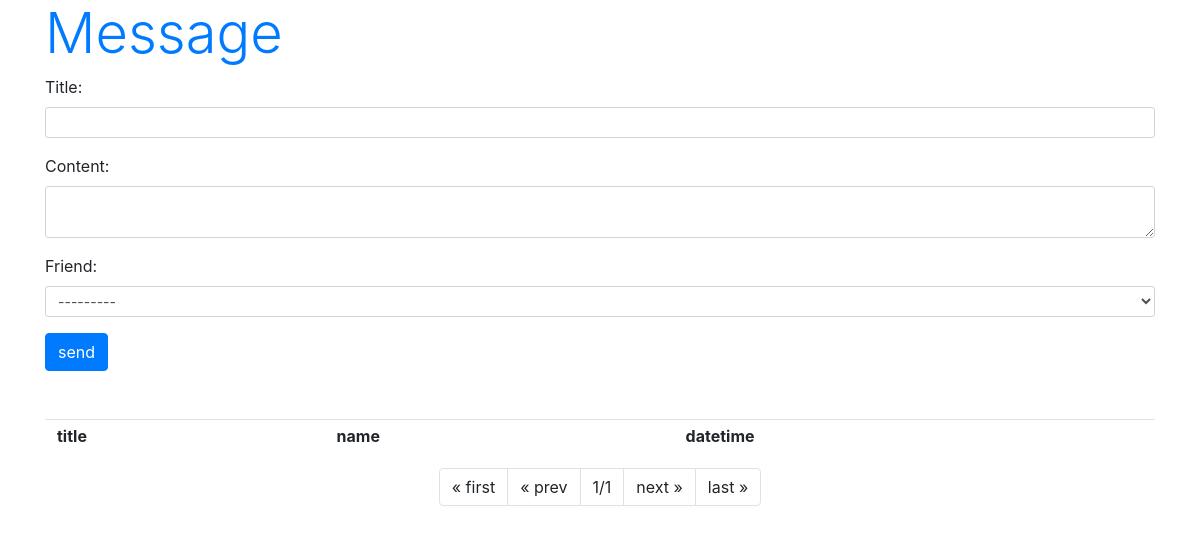
Before: /hello/message/ with the older database file.
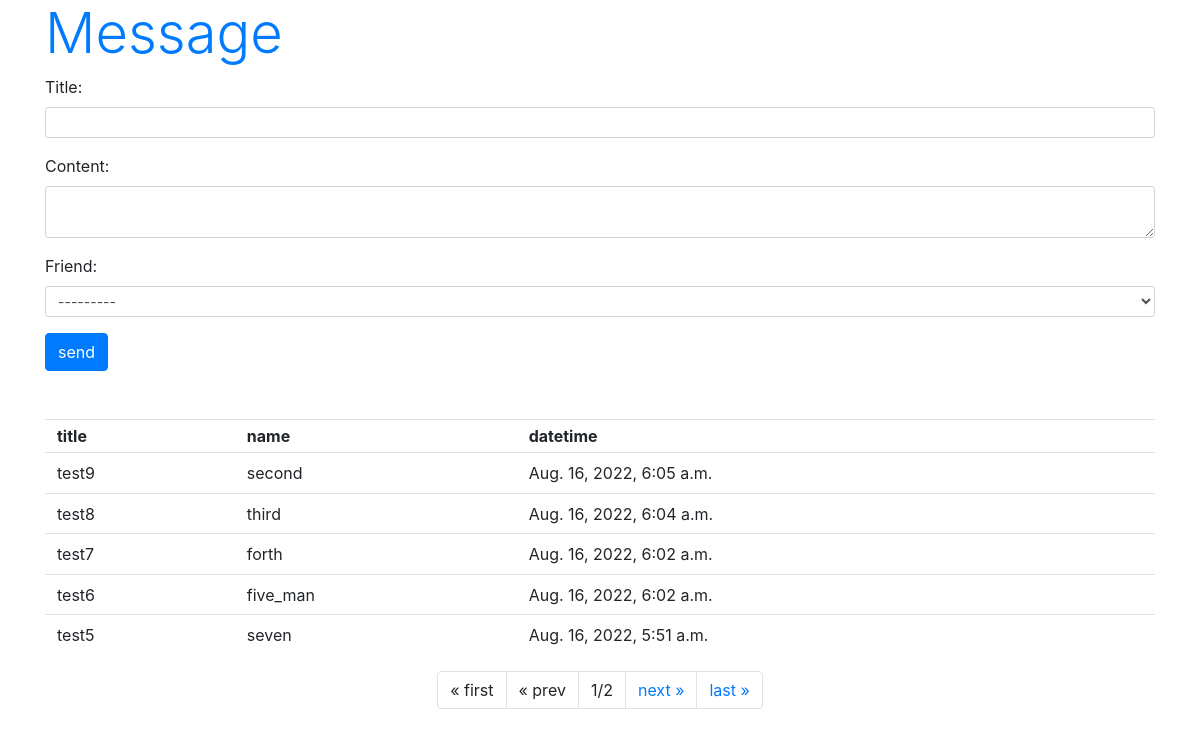
After: the same page with the newer database file.
### hello/models.py (models this page shows, shortened)
class Message(models.Model):
    friend = models.ForeignKey(Friend, on_delete=models.CASCADE)
    title = models.CharField(max_length=100)
    content = models.CharField(max_length=300)
    pub_date = models.DateTimeField(auto_now_add=True)
    class Meta:
        ordering = ('pub_date',)

class Friend(models.Model):
    name = models.CharField(max_length=100, \
        validators=[number_only])
    mail = models.EmailField(max_length=200)
    gender = models.BooleanField()
    age = models.IntegerField()
    birthday = models.DateField()
    def __str__(self):
        return '<Friend:id=' + str(self.id) + ', ' + \
            self.name + '(' + str(self.age) + ')>'

### hello/views.py (the view)
# urls.py: path('message/', views.message, name='message'),
def message(request, page=1):
    if (request.method == 'POST'):
        obj = Message()
        form = MessageForm(request.POST, instance=obj)
        form.save()
    data = Message.objects.all().reverse()
    paginator = Paginator(data, 5)
    params = {
        'title': 'Message',
        'form': MessageForm(),
        'data': paginator.get_page(page),
    }
    return render(request, 'hello/message.html', params)

### hello/forms.py
class MessageForm(forms.ModelForm):
    class Meta:
        model = Message
        fields = ['title','content','friend']
        widgets = {
            'title': forms.TextInput(attrs={'class':'form-control form-control-sm'}),
            'content': forms.Textarea(attrs={'class':'form-control form-control-sm', 'rows':2}),
            'friend': forms.Select(attrs={'class':'form-control form-control-sm'}),
        }

### hello/templates/hello/message.html (shortened to what this page needs)
{% load static %}
<!doctype html>
<html lang="ja">
<head>
    <link rel="stylesheet"
    href="https://stackpath.bootstrapcdn.com/bootstrap/4.3.1/css/bootstrap.min.css"
>
</head>
<body class="container">
    <h1 class="display-4 text-primary">
        {{title}}</h1>
        <form action="{% url 'message' %}" method="post">
        {{ form.as_p }}
        <input type="submit" value="send"
            class="btn btn-primary">
    <table class="table">
        <tr>
            <th class="py-1">title</th>
            <th class="py-1">name</th>
            <th class="py-1">datetime</th>
        </tr>
    {% for item in data %}
        <tr>
            <td class="py-2">{{item.title}}</td>
            <td class="py-2">{{item.friend.name}}</td>
            <td class="py-2">{{item.pub_date}}</td>
        <tr>
    {% endfor %}
    </table>
    <ul class="pagination  justify-content-center">
        {% if data.has_previous %}
        <li class="page-item">
            <a class="page-link" href="{% url 'message' %}">
                &laquo; first</a>
        </li>
        <li class="page-item">
            <a class="page-link"
            href="{% url 'message' %}{{data.previous_page_number}}">
                &laquo; prev</a>
        </li>
        {% else %}
        <li class="page-item">
            <a class="page-link">&laquo; first</a>
        </li>
        <li class="page-item">
            <a class="page-link">&laquo; prev</a>
        </li>
        {% endif %}
        <li class="page-item">
            <a class="page-link">
            {{data.number}}/{{data.paginator.num_pages}}</a>
        </li>
        {% if data.has_next %}
        <li class="page-item">
            <a class="page-link"
            href="{% url 'message' %}{{data.next_page_number }}">
                next &raquo;</a>
        </li>
        <li class="page-item">
            <a class="page-link"
            href="{% url 'message' %}{{data.paginator.num_pages}}">
                last &raquo;</a>
        </li>
        {% else %}
        <li class="page-item">
            <a class="page-link">next &raquo;</a>
        </li>
        <li class="page-item">
            <a class="page-link">last &raquo;</a>
        </li>
        {% endif %}
    </ul>
</body>
</html>

Changed rows visible on the page:
added Message: title "test9", friend.name "second", pub_date "Aug. 16, 2022, 6:05 a.m."
added Message: title "test8", friend.name "third", pub_date "Aug. 16, 2022, 6:04 a.m."
added Message: title "test7", friend.name "forth", pub_date "Aug. 16, 2022, 6:02 a.m."
added Message: title "test6", friend.name "five_man", pub_date "Aug. 16, 2022, 6:02 a.m."
added Message: title "test5", friend.name "seven", pub_date "Aug. 16, 2022, 5:51 a.m."
Other visible differences:
{{ data.paginator.num_pages }}: "1" → "2"
